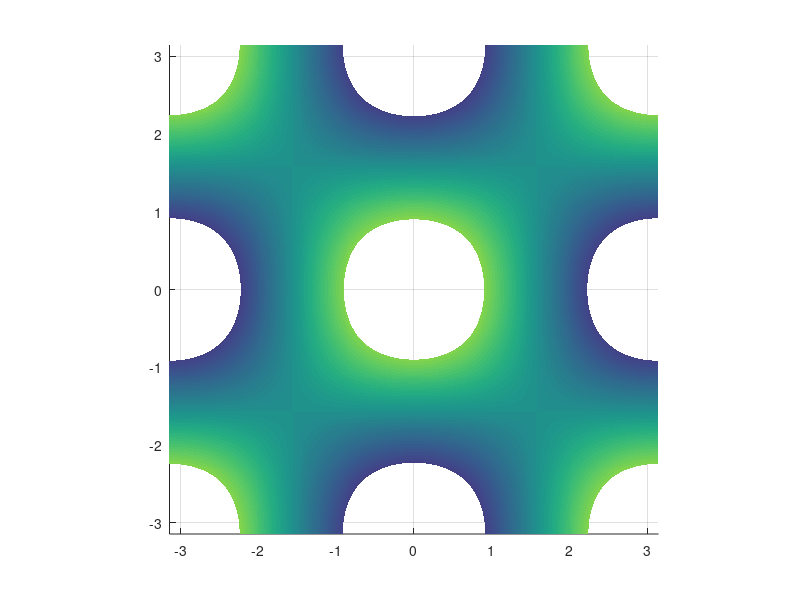
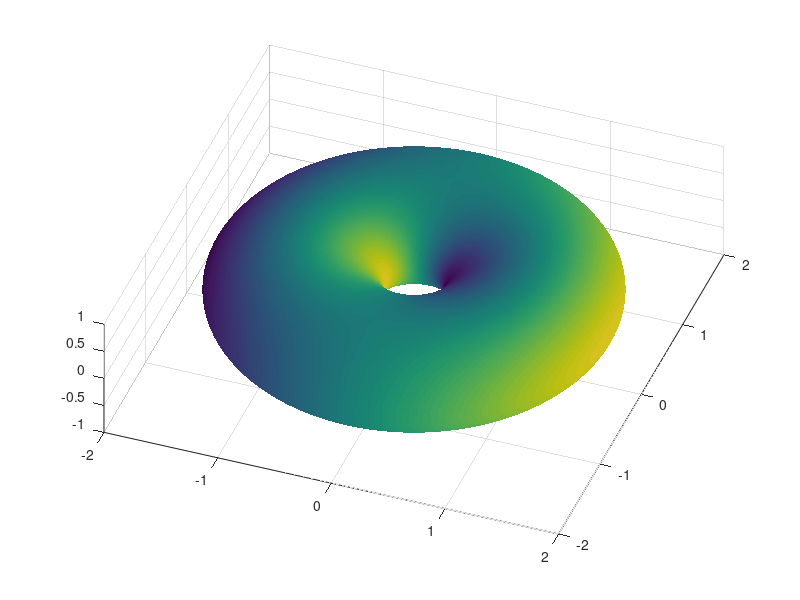

The MATLAB script that drew these images, in order:
close all;
clear all;
clc;

krange = pi;
kn = 501;
k = linspace(-krange,krange,kn);

%Gammas are transition energies. Can just use first order or first two.

g1 = 1;

%s-band in FCC crystal has Ek=E0-beta-sig(gamma(R)e^ikR)

%Define the lattice parameter as 1. 12 closest neighbors are at
%(a/2)*(pm1,pm1,0) and permutations.

a = 1;
R1 = a*[1,1;1,-1];
R1 = [R1;-R1];

test = 1;

%Generate k field in 2 dims
[X,Y] = meshgrid(k,k);
pts = size(R1,1);
E = zeros([size(X),pts]);
for ind = 1:pts
    E(:,:,ind) = g1*exp(1i*(X*R1(ind,1)+Y*R1(ind,2)));
end
E = sum(E,3);
E = real(E);

surf(X,Y,E,'EdgeAlpha',0);
view(2)
axis equal;
xlim([-pi,pi]);
ylim([-pi,pi]);


%Wrap x-axis and y-axis into a donut shape (R=1,r=.75)
Rtor = 1;
rtor = 0.75;
Xtor = (Rtor+rtor*cos(Y)).*cos(X);
Ytor = (Rtor+rtor*cos(Y)).*sin(X);
Ztor = rtor*sin(Y);

figure;

surf(Xtor,Ytor,Ztor,E,'EdgeAlpha',0);

view(20,70);
% shading interp;
% light;
lightangle(-45,30);
set(findobj(gca,'type','surface'),...
    'AmbientStrength',.7,'DiffuseStrength',.4,...
    'SpecularStrength',.4,'SpecularExponent',25,...
    'BackFaceLighting','unlit')

% 'FaceLighting','phong',...

test = 1;